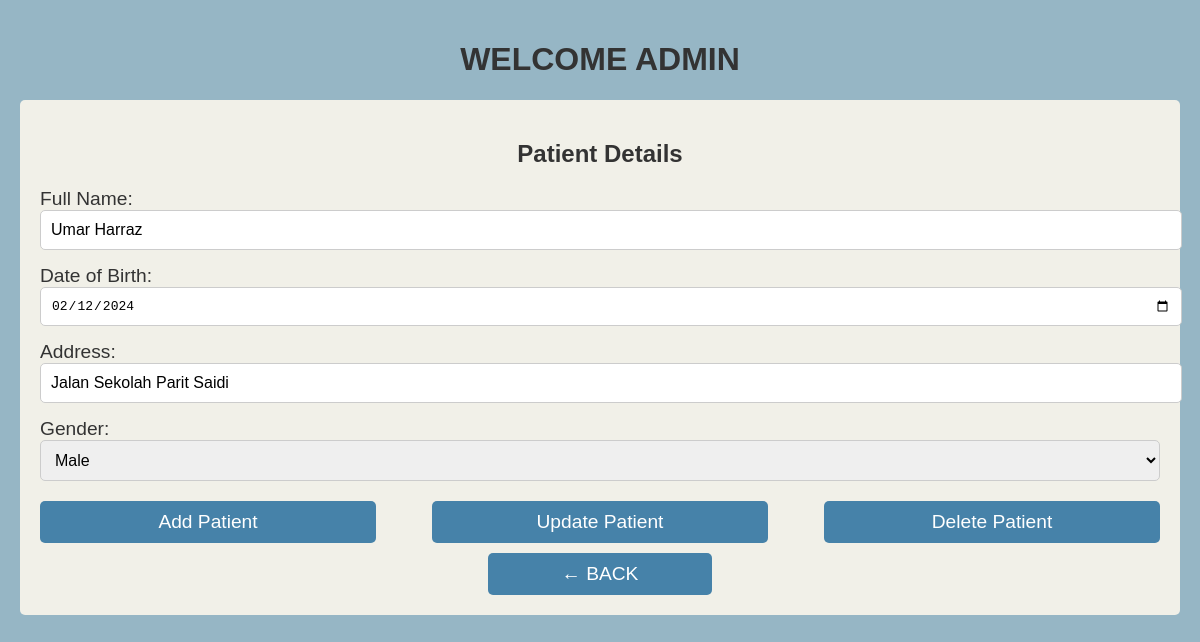
Screenshot of /homePageAdmin.php?edit=17 with the database file from the repository.
### tables this page shows
CREATE TABLE IF NOT EXISTS `patients` (
  `PatientID` int NOT NULL AUTO_INCREMENT,
  `FullName` varchar(20) NOT NULL,
  `DateOfBirth` date NOT NULL,
  `Address` varchar(50) DEFAULT NULL,
  `Gender` varchar(20) DEFAULT NULL,
  `UserID` int DEFAULT NULL,
  PRIMARY KEY (`PatientID`)
);

### homePageAdmin.php (the view, shortened to what this page needs)
<?php
include('dbLogin.php');
$fullName = $dateOfBirth = $address = $gender = '';
if (isset($_GET['edit'])) {
    $editPatientId = $_GET['edit'];
    $stmt = $conn->prepare("SELECT FullName, DateOfBirth, Address, Gender FROM patients WHERE PatientID = ?");
    $stmt->bind_param("i", $editPatientId);
    $stmt->execute();
    $result = $stmt->get_result();
    if ($result->num_rows > 0) {
        $patient = $result->fetch_assoc();
        $fullName = $patient['FullName'];
        $dateOfBirth = $patient['DateOfBirth'];
        $address = $patient['Address'];
        $gender = $patient['Gender'];
    }
}
?>
<!DOCTYPE html>
<html lang="en">
<head>
</head>
<body>
    <header>
        <h1>WELCOME ADMIN</h1>
    </header>
    <main>
    <div class="container">
        <h2>Patient Details</h2>
        <div class="label-container">
            <label for="fullName">Full Name:</label>
            <input type="text" id="fullName" placeholder="Enter Full Name" value="<?php echo htmlspecialchars($fullName); ?>" required>
        </div>
        <div class="row">
            <div class="label-container">
                <label for="dateOfBirth">Date of Birth:</label>
                <input type="date" id="dateOfBirth" value="<?php echo htmlspecialchars($dateOfBirth); ?>" required>
            </div>
        </div>
        <div class="row">
            <div class="label-container">
                <label for="address">Address:</label>
                <input type="text" id="address" placeholder="Enter Address" value="<?php echo htmlspecialchars($address); ?>" required>
            </div>
            <div class="label-container">
                <label for="gender">Gender:</label>
                <select id="gender">
                    <option value="Male" <?php echo ($gender == 'Male') ? 'selected' : ''; ?>>Male</option>
                </select>
            </div>
        </div>
        <div class="button-container">
            <button onclick="managePatient('add')">Add Patient</button>
            <button onclick="managePatient('update')">Update Patient</button>
            <button onclick="managePatient('delete')">Delete Patient</button>
        </div>
        <div class="logout-container">
            <button id="backButton" onclick="location.href='UserListEdited.php'" type="button">← BACK</button>
        </div>
    </div>
</main>
</body>
</html>

### homePageAdmin.php (style rules this page uses)
body { background-color: #96B6C5; font-family: Arial, sans-serif; color: #333; margin: 0; padding: 20px; }
header { text-align: center; margin-bottom: 20px; }
h2 { text-align: center; }
.container { background-color: #F1F0E8; padding: 20px; border-radius: 5px; }
.label-container { margin-bottom: 15px; }
label { display: block; font-size: 1.2em; }
input[type="text"], input[type="date"], select { width: 100%; padding: 10px; border-radius: 5px; border: 1px solid #ccc; font-size: 1em; }
.button-container { display: flex; justify-content: space-between; margin-top: 20px; }
.button-container button { background-color: #4682A9; color: #FFF; border: none; border-radius: 5px; padding: 10px 20px; cursor: pointer; font-size: 1.2em; width: 30%; margin-right: 10px; }
.button-container button:last-child { margin-right: 0; }
.logout-container { margin-top: 10px; text-align: center; }
.logout-container button { width: 20%; background-color: #4682A9; color: #FFF; border: none; border-radius: 5px; padding: 10px; cursor: pointer; font-size: 1.2em; }

### rows the page displays
patients: FullName "Umar Harraz", DateOfBirth "02/12/2024", Address "Jalan Sekolah Parit Saidi", Gender "Male"
